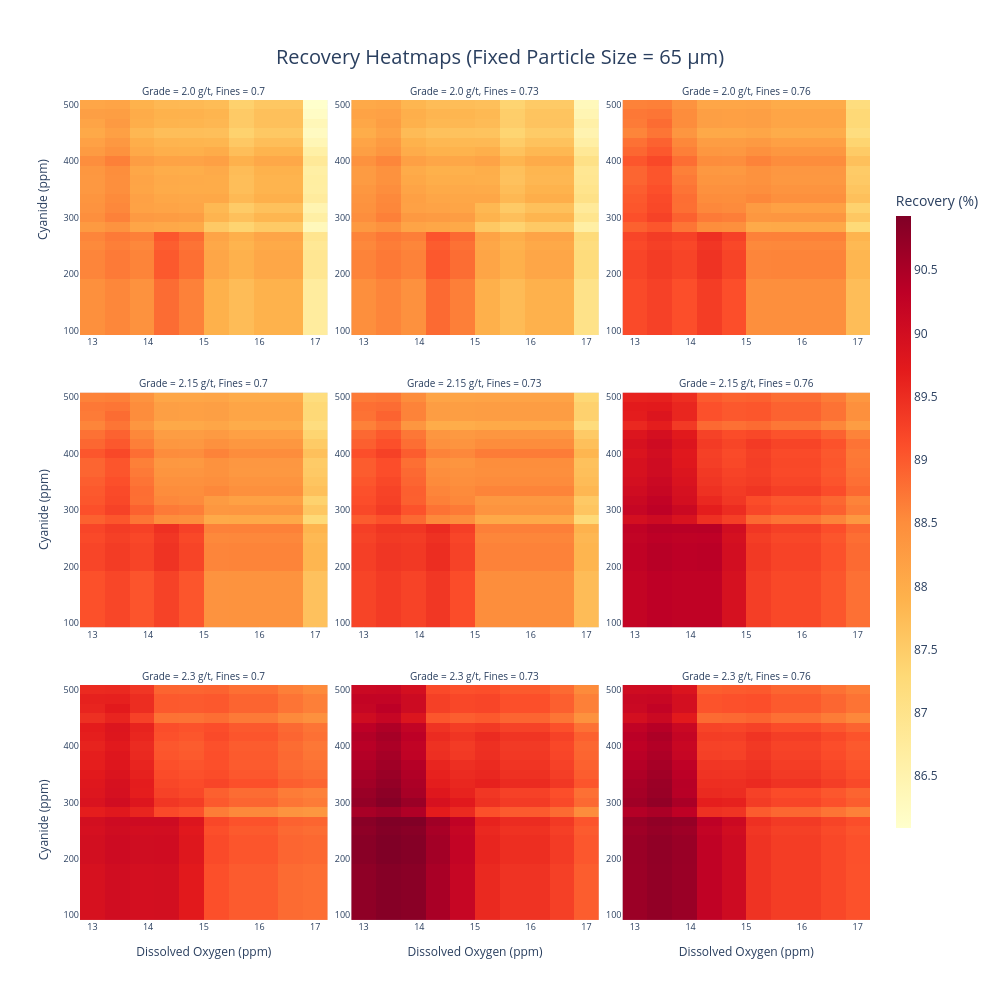
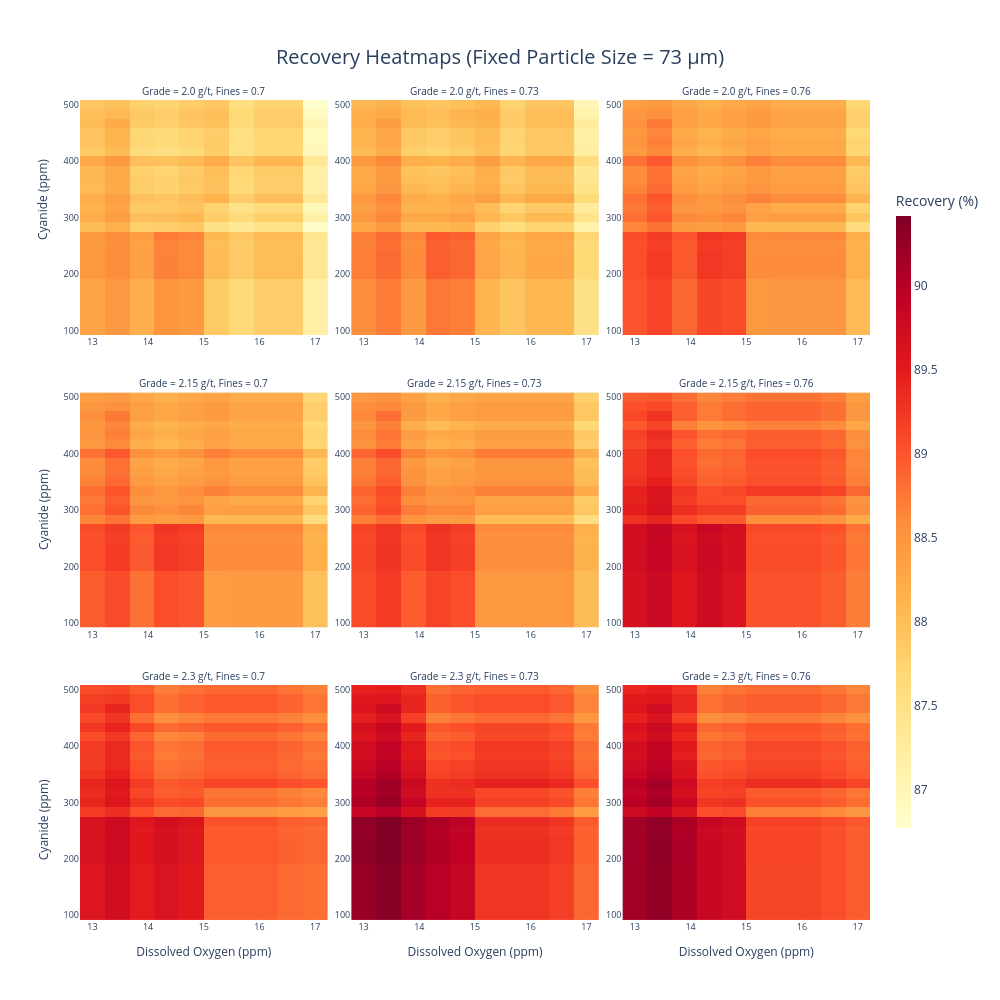
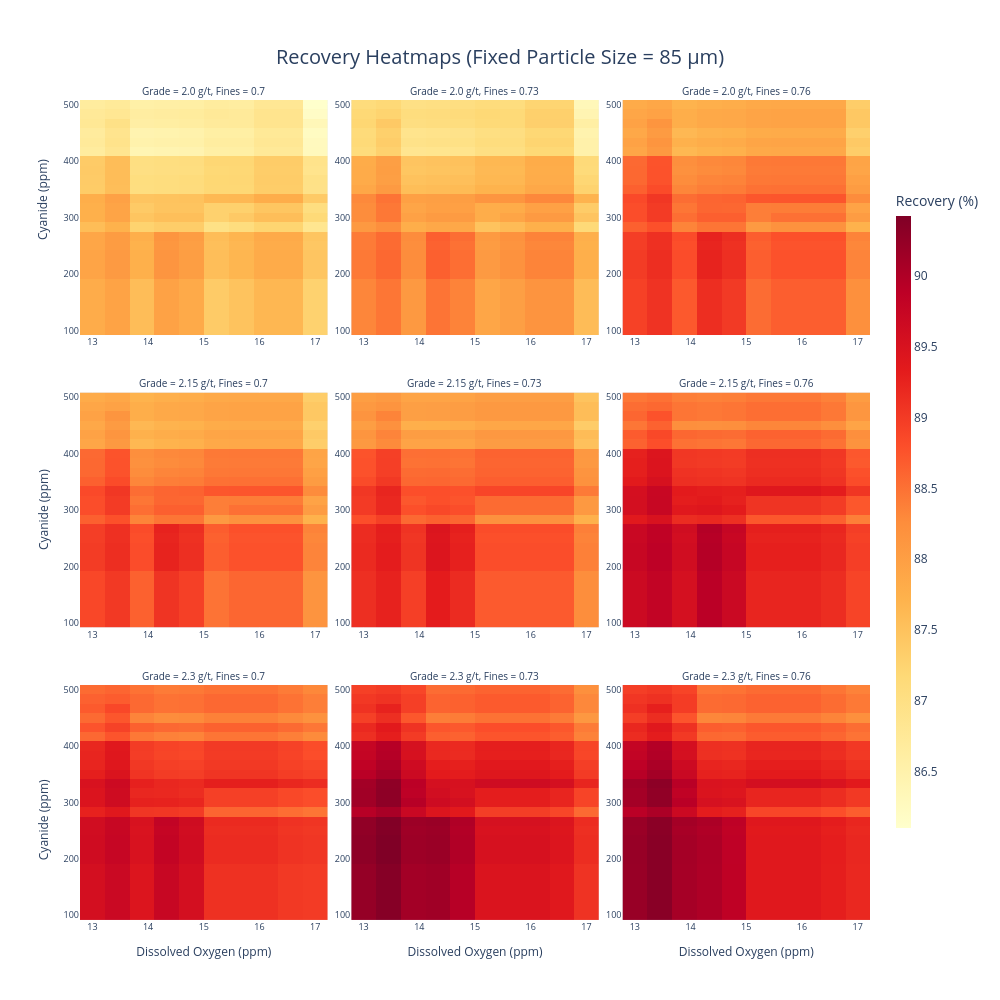

Here is the notebook cell these charts were saved with, in order:
### Code cell
# --- Sweep values ---
grade_values = [2.0, 2.15, 2.3]
fines_values = [0.70, 0.73, 0.76]
particle_size_list = [65, 73, 85]  # 3 fixed sizes

# --- Cyanide and DO ranges ---
cn_range = np.linspace(100, 500, 25)
do_range = np.linspace(13, 17, 10)
cn_grid, do_grid = np.meshgrid(cn_range, do_range)
cn_flat = cn_grid.flatten()
do_flat = do_grid.flatten()

# --- Loop over each particle size and generate one 3x3 grid per size ---
for particle_size_fixed in particle_size_list:

	# Create 3x3 subplot grid
	fig = make_subplots(
		rows=3, cols=3,
		subplot_titles=[
			f"Grade = {grade} g/t, Fines = {fines}" for grade in grade_values for fines in fines_values
		],
		horizontal_spacing=0.03,
		vertical_spacing=0.07
	)

	# Reduce subplot title size
	for annotation in fig['layout']['annotations']:
		annotation['font'] = dict(size=10)

	# Set axis font sizes
	for i in range(1, 10):
		fig['layout'][f'xaxis{i}'].update(title_font=dict(size=10), tickfont=dict(size=9))
		fig['layout'][f'yaxis{i}'].update(title_font=dict(size=10), tickfont=dict(size=9))

	# Add shared Y-axis label on left
	fig.add_annotation(
		text="Cyanide (ppm)",
		xref="paper", yref="paper",
		x=-0.06, y=0.93,
		showarrow=False,
		textangle=-90,
		font=dict(size=12)
	)
	
	# Add shared Y-axis label on left
	fig.add_annotation(
		text="Cyanide (ppm)",
		xref="paper", yref="paper",
		x=-0.06, y=0.5,
		showarrow=False,
		textangle=-90,
		font=dict(size=12)
	)
	
	# Add shared Y-axis label on left
	fig.add_annotation(
		text="Cyanide (ppm)",
		xref="paper", yref="paper",
		x=-0.06, y=0.07,
		showarrow=False,
		textangle=-90,
		font=dict(size=12)
	)

	# Add X-axis titles to bottom row (xaxis7–9)
	for i in range(7, 10):
		fig['layout'][f'xaxis{i}']['title'] = "Dissolved Oxygen (ppm)"

	# Loop over 3×3 combinations of (grade, fines)
	for i, grade in enumerate(grade_values):
		for j, fines in enumerate(fines_values):
			row = i + 1
			col = j + 1
			grade_x_fines = grade * fines

			# Build input DataFrame
			df_grid = pd.DataFrame({
				"Grade_x_Fines": grade_x_fines,
				"Particle_Size": particle_size_fixed,
				"Dissolved_Oxygen": do_flat,
				"CN_Concentration": cn_flat
			})

			df_grid["Predicted_Recovery"] = model.predict(df_grid)

			# Pivot to heatmap matrix
			heatmap_df = df_grid.pivot(index="CN_Concentration",
							  columns="Dissolved_Oxygen", values="Predicted_Recovery")
			heatmap_df = heatmap_df.reindex(index=np.sort(cn_range), columns=np.sort(do_range))

			# Add heatmap to subplot
			fig.add_trace(
				go.Heatmap(
					z=heatmap_df.values,
					x=np.sort(do_range),
					y=np.sort(cn_range),
					coloraxis="coloraxis"
				),
				row=row, col=col
			)

	# Update layout (shared colorbar + reversed Y-axis)
	fig.update_layout(
		title=dict(
			text=f"Recovery Heatmaps (Fixed Particle Size = {particle_size_fixed} µm)",
			font=dict(size=20), x=0.5, y=0.95, xanchor='center', yanchor='top'
		),
		width=1000,
		height=1000,
		coloraxis=dict(
			colorscale="YlOrRd",
			colorbar=dict(
				title="Recovery (%)",
				thickness=15,
				len=0.8,
				y=0.5,
				yanchor='middle',
				x=1.02,
				xanchor='left'
			)
		),
		showlegend=False
	)

	# Set font size for all x and y axis titles and tick labels
	fig.update_layout({
		f"xaxis{i}": dict(title_font=dict(size=12), tickfont=dict(size=9))
		for i in range(1, 10)
	})
	fig.update_layout({
		f"yaxis{i}": dict(title_font=dict(size=12), tickfont=dict(size=9))
		for i in range(1, 10)
	})

	fig.show()

### Figure 1 — Plotly figure (JSON) as saved in the notebook; plotly's stock layout.template omitted (floating-point values rounded to 4 significant figures; data arrays with more than 128 entries replaced by an {"elided": "..."} marker saying what was removed)
{"data": [{"coloraxis": "coloraxis", "type": "heatmap", "x": [13, 13.44, 13.89, 14.33, 14.78, 15.22, 15.67, 16.11, 16.56, 17], "xaxis": "x", "y": [100, 116.7, 133.3, 150, 166.7, 183.3, 200, 216.7, 233.3, 250, 266.7, 283.3, 300, 316.7, 333.3, 350, 366.7, 383.3, 400, 416.7, 433.3, 450, 466.7, 483.3, 500], "yaxis": "y", "z": {"elided": "25x10 float values"}}, {"coloraxis": "coloraxis", "type": "heatmap", "x": [13, 13.44, 13.89, 14.33, 14.78, 15.22, 15.67, 16.11, 16.56, 17], "xaxis": "x2", "y": [100, 116.7, 133.3, 150, 166.7, 183.3, 200, 216.7, 233.3, 250, 266.7, 283.3, 300, 316.7, 333.3, 350, 366.7, 383.3, 400, 416.7, 433.3, 450, 466.7, 483.3, 500], "yaxis": "y2", "z": {"elided": "25x10 float values"}}, {"coloraxis": "coloraxis", "type": "heatmap", "x": [13, 13.44, 13.89, 14.33, 14.78, 15.22, 15.67, 16.11, 16.56, 17], "xaxis": "x3", "y": [100, 116.7, 133.3, 150, 166.7, 183.3, 200, 216.7, 233.3, 250, 266.7, 283.3, 300, 316.7, 333.3, 350, 366.7, 383.3, 400, 416.7, 433.3, 450, 466.7, 483.3, 500], "yaxis": "y3", "z": {"elided": "25x10 float values"}}, {"coloraxis": "coloraxis", "type": "heatmap", "x": [13, 13.44, 13.89, 14.33, 14.78, 15.22, 15.67, 16.11, 16.56, 17], "xaxis": "x4", "y": [100, 116.7, 133.3, 150, 166.7, 183.3, 200, 216.7, 233.3, 250, 266.7, 283.3, 300, 316.7, 333.3, 350, 366.7, 383.3, 400, 416.7, 433.3, 450, 466.7, 483.3, 500], "yaxis": "y4", "z": {"elided": "25x10 float values"}}, {"coloraxis": "coloraxis", "type": "heatmap", "x": [13, 13.44, 13.89, 14.33, 14.78, 15.22, 15.67, 16.11, 16.56, 17], "xaxis": "x5", "y": [100, 116.7, 133.3, 150, 166.7, 183.3, 200, 216.7, 233.3, 250, 266.7, 283.3, 300, 316.7, 333.3, 350, 366.7, 383.3, 400, 416.7, 433.3, 450, 466.7, 483.3, 500], "yaxis": "y5", "z": {"elided": "25x10 float values"}}, {"coloraxis": "coloraxis", "type": "heatmap", "x": [13, 13.44, 13.89, 14.33, 14.78, 15.22, 15.67, 16.11, 16.56, 17], "xaxis": "x6", "y": [100, 116.7, 133.3, 150, 166.7, 183.3, 200, 216.7, 233.3, 250, 266.7, 283.3, 300, 316.7, 333.3, 350, 366.7, 383.3, 400, 416.7, 433.3, 450, 466.7, 483.3, 500], "yaxis": "y6", "z": {"elided": "25x10 float values"}}, {"coloraxis": "coloraxis", "type": "heatmap", "x": [13, 13.44, 13.89, 14.33, 14.78, 15.22, 15.67, 16.11, 16.56, 17], "xaxis": "x7", "y": [100, 116.7, 133.3, 150, 166.7, 183.3, 200, 216.7, 233.3, 250, 266.7, 283.3, 300, 316.7, 333.3, 350, 366.7, 383.3, 400, 416.7, 433.3, 450, 466.7, 483.3, 500], "yaxis": "y7", "z": {"elided": "25x10 float values"}}, {"coloraxis": "coloraxis", "type": "heatmap", "x": [13, 13.44, 13.89, 14.33, 14.78, 15.22, 15.67, 16.11, 16.56, 17], "xaxis": "x8", "y": [100, 116.7, 133.3, 150, 166.7, 183.3, 200, 216.7, 233.3, 250, 266.7, 283.3, 300, 316.7, 333.3, 350, 366.7, 383.3, 400, 416.7, 433.3, 450, 466.7, 483.3, 500], "yaxis": "y8", "z": {"elided": "25x10 float values"}}, {"coloraxis": "coloraxis", "type": "heatmap", "x": [13, 13.44, 13.89, 14.33, 14.78, 15.22, 15.67, 16.11, 16.56, 17], "xaxis": "x9", "y": [100, 116.7, 133.3, 150, 166.7, 183.3, 200, 216.7, 233.3, 250, 266.7, 283.3, 300, 316.7, 333.3, 350, 366.7, 383.3, 400, 416.7, 433.3, 450, 466.7, 483.3, 500], "yaxis": "y9", "z": {"elided": "25x10 float values"}}], "layout": {"annotations": [{"font": {"size": 10}, "showarrow": false, "text": "Grade = 2.0 g/t, Fines = 0.7", "x": 0.1567, "xanchor": "center", "xref": "paper", "y": 1, "yanchor": "bottom", "yref": "paper"}, {"font": {"size": 10}, "showarrow": false, "text": "Grade = 2.0 g/t, Fines = 0.73", "x": 0.5, "xanchor": "center", "xref": "paper", "y": 1, "yanchor": "bottom", "yref": "paper"}, {"font": {"size": 10}, "showarrow": false, "text": "Grade = 2.0 g/t, Fines = 0.76", "x": 0.8433, "xanchor": "center", "xref": "paper", "y": 1, "yanchor": "bottom", "yref": "paper"}, {"font": {"size": 10}, "showarrow": false, "text": "Grade = 2.15 g/t, Fines = 0.7", "x": 0.1567, "xanchor": "center", "xref": "paper", "y": 0.6433, "yanchor": "bottom", "yref": "paper"}, {"font": {"size": 10}, "showarrow": false, "text": "Grade = 2.15 g/t, Fines = 0.73", "x": 0.5, "xanchor": "center", "xref": "paper", "y": 0.6433, "yanchor": "bottom", "yref": "paper"}, {"font": {"size": 10}, "showarrow": false, "text": "Grade = 2.15 g/t, Fines = 0.76", "x": 0.8433, "xanchor": "center", "xref": "paper", "y": 0.6433, "yanchor": "bottom", "yref": "paper"}, {"font": {"size": 10}, "showarrow": false, "text": "Grade = 2.3 g/t, Fines = 0.7", "x": 0.1567, "xanchor": "center", "xref": "paper", "y": 0.2867, "yanchor": "bottom", "yref": "paper"}, {"font": {"size": 10}, "showarrow": false, "text": "Grade = 2.3 g/t, Fines = 0.73", "x": 0.5, "xanchor": "center", "xref": "paper", "y": 0.2867, "yanchor": "bottom", "yref": "paper"}, {"font": {"size": 10}, "showarrow": false, "text": "Grade = 2.3 g/t, Fines = 0.76", "x": 0.8433, "xanchor": "center", "xref": "paper", "y": 0.2867, "yanchor": "bottom", "yref": "paper"}, {"font": {"size": 12}, "showarrow": false, "text": "Cyanide (ppm)", "textangle": -90, "x": -0.06, "xref": "paper", "y": 0.93, "yref": "paper"}, {"font": {"size": 12}, "showarrow": false, "text": "Cyanide (ppm)", "textangle": -90, "x": -0.06, "xref": "paper", "y": 0.5, "yref": "paper"}, {"font": {"size": 12}, "showarrow": false, "text": "Cyanide (ppm)", "textangle": -90, "x": -0.06, "xref": "paper", "y": 0.07, "yref": "paper"}], "coloraxis": {"colorbar": {"len": 0.8, "thickness": 15, "title": {"text": "Recovery (%)"}, "x": 1.02, "xanchor": "left", "y": 0.5, "yanchor": "middle"}, "colorscale": [[0, "rgb(255,255,204)"], [0.125, "rgb(255,237,160)"], [0.25, "rgb(254,217,118)"], [0.375, "rgb(254,178,76)"], [0.5, "rgb(253,141,60)"], [0.625, "rgb(252,78,42)"], [0.75, "rgb(227,26,28)"], [0.875, "rgb(189,0,38)"], [1, "rgb(128,0,38)"]]}, "height": 1000, "showlegend": false, "title": {"font": {"size": 20}, "text": "Recovery Heatmaps (Fixed Particle Size = 65 µm)", "x": 0.5, "xanchor": "center", "y": 0.95, "yanchor": "top"}, "width": 1000, "xaxis": {"anchor": "y", "domain": [0, 0.3133], "tickfont": {"size": 9}, "title": {"font": {"size": 12}}}, "xaxis2": {"anchor": "y2", "domain": [0.3433, 0.6567], "tickfont": {"size": 9}, "title": {"font": {"size": 12}}}, "xaxis3": {"anchor": "y3", "domain": [0.6867, 1.0], "tickfont": {"size": 9}, "title": {"font": {"size": 12}}}, "xaxis4": {"anchor": "y4", "domain": [0, 0.3133], "tickfont": {"size": 9}, "title": {"font": {"size": 12}}}, "xaxis5": {"anchor": "y5", "domain": [0.3433, 0.6567], "tickfont": {"size": 9}, "title": {"font": {"size": 12}}}, "xaxis6": {"anchor": "y6", "domain": [0.6867, 1.0], "tickfont": {"size": 9}, "title": {"font": {"size": 12}}}, "xaxis7": {"anchor": "y7", "domain": [0, 0.3133], "tickfont": {"size": 9}, "title": {"font": {"size": 12}, "text": "Dissolved Oxygen (ppm)"}}, "xaxis8": {"anchor": "y8", "domain": [0.3433, 0.6567], "tickfont": {"size": 9}, "title": {"font": {"size": 12}, "text": "Dissolved Oxygen (ppm)"}}, "xaxis9": {"anchor": "y9", "domain": [0.6867, 1.0], "tickfont": {"size": 9}, "title": {"font": {"size": 12}, "text": "Dissolved Oxygen (ppm)"}}, "yaxis": {"anchor": "x", "domain": [0.7133, 1], "tickfont": {"size": 9}, "title": {"font": {"size": 12}}}, "yaxis2": {"anchor": "x2", "domain": [0.7133, 1], "tickfont": {"size": 9}, "title": {"font": {"size": 12}}}, "yaxis3": {"anchor": "x3", "domain": [0.7133, 1], "tickfont": {"size": 9}, "title": {"font": {"size": 12}}}, "yaxis4": {"anchor": "x4", "domain": [0.3567, 0.6433], "tickfont": {"size": 9}, "title": {"font": {"size": 12}}}, "yaxis5": {"anchor": "x5", "domain": [0.3567, 0.6433], "tickfont": {"size": 9}, "title": {"font": {"size": 12}}}, "yaxis6": {"anchor": "x6", "domain": [0.3567, 0.6433], "tickfont": {"size": 9}, "title": {"font": {"size": 12}}}, "yaxis7": {"anchor": "x7", "domain": [0, 0.2867], "tickfont": {"size": 9}, "title": {"font": {"size": 12}}}, "yaxis8": {"anchor": "x8", "domain": [0, 0.2867], "tickfont": {"size": 9}, "title": {"font": {"size": 12}}}, "yaxis9": {"anchor": "x9", "domain": [0, 0.2867], "tickfont": {"size": 9}, "title": {"font": {"size": 12}}}}}

### Figure 2 — Plotly figure (JSON) as saved in the notebook; plotly's stock layout.template omitted (floating-point values rounded to 4 significant figures; data arrays with more than 128 entries replaced by an {"elided": "..."} marker saying what was removed)
{"data": [{"coloraxis": "coloraxis", "type": "heatmap", "x": [13, 13.44, 13.89, 14.33, 14.78, 15.22, 15.67, 16.11, 16.56, 17], "xaxis": "x", "y": [100, 116.7, 133.3, 150, 166.7, 183.3, 200, 216.7, 233.3, 250, 266.7, 283.3, 300, 316.7, 333.3, 350, 366.7, 383.3, 400, 416.7, 433.3, 450, 466.7, 483.3, 500], "yaxis": "y", "z": {"elided": "25x10 float values"}}, {"coloraxis": "coloraxis", "type": "heatmap", "x": [13, 13.44, 13.89, 14.33, 14.78, 15.22, 15.67, 16.11, 16.56, 17], "xaxis": "x2", "y": [100, 116.7, 133.3, 150, 166.7, 183.3, 200, 216.7, 233.3, 250, 266.7, 283.3, 300, 316.7, 333.3, 350, 366.7, 383.3, 400, 416.7, 433.3, 450, 466.7, 483.3, 500], "yaxis": "y2", "z": {"elided": "25x10 float values"}}, {"coloraxis": "coloraxis", "type": "heatmap", "x": [13, 13.44, 13.89, 14.33, 14.78, 15.22, 15.67, 16.11, 16.56, 17], "xaxis": "x3", "y": [100, 116.7, 133.3, 150, 166.7, 183.3, 200, 216.7, 233.3, 250, 266.7, 283.3, 300, 316.7, 333.3, 350, 366.7, 383.3, 400, 416.7, 433.3, 450, 466.7, 483.3, 500], "yaxis": "y3", "z": {"elided": "25x10 float values"}}, {"coloraxis": "coloraxis", "type": "heatmap", "x": [13, 13.44, 13.89, 14.33, 14.78, 15.22, 15.67, 16.11, 16.56, 17], "xaxis": "x4", "y": [100, 116.7, 133.3, 150, 166.7, 183.3, 200, 216.7, 233.3, 250, 266.7, 283.3, 300, 316.7, 333.3, 350, 366.7, 383.3, 400, 416.7, 433.3, 450, 466.7, 483.3, 500], "yaxis": "y4", "z": {"elided": "25x10 float values"}}, {"coloraxis": "coloraxis", "type": "heatmap", "x": [13, 13.44, 13.89, 14.33, 14.78, 15.22, 15.67, 16.11, 16.56, 17], "xaxis": "x5", "y": [100, 116.7, 133.3, 150, 166.7, 183.3, 200, 216.7, 233.3, 250, 266.7, 283.3, 300, 316.7, 333.3, 350, 366.7, 383.3, 400, 416.7, 433.3, 450, 466.7, 483.3, 500], "yaxis": "y5", "z": {"elided": "25x10 float values"}}, {"coloraxis": "coloraxis", "type": "heatmap", "x": [13, 13.44, 13.89, 14.33, 14.78, 15.22, 15.67, 16.11, 16.56, 17], "xaxis": "x6", "y": [100, 116.7, 133.3, 150, 166.7, 183.3, 200, 216.7, 233.3, 250, 266.7, 283.3, 300, 316.7, 333.3, 350, 366.7, 383.3, 400, 416.7, 433.3, 450, 466.7, 483.3, 500], "yaxis": "y6", "z": {"elided": "25x10 float values"}}, {"coloraxis": "coloraxis", "type": "heatmap", "x": [13, 13.44, 13.89, 14.33, 14.78, 15.22, 15.67, 16.11, 16.56, 17], "xaxis": "x7", "y": [100, 116.7, 133.3, 150, 166.7, 183.3, 200, 216.7, 233.3, 250, 266.7, 283.3, 300, 316.7, 333.3, 350, 366.7, 383.3, 400, 416.7, 433.3, 450, 466.7, 483.3, 500], "yaxis": "y7", "z": {"elided": "25x10 float values"}}, {"coloraxis": "coloraxis", "type": "heatmap", "x": [13, 13.44, 13.89, 14.33, 14.78, 15.22, 15.67, 16.11, 16.56, 17], "xaxis": "x8", "y": [100, 116.7, 133.3, 150, 166.7, 183.3, 200, 216.7, 233.3, 250, 266.7, 283.3, 300, 316.7, 333.3, 350, 366.7, 383.3, 400, 416.7, 433.3, 450, 466.7, 483.3, 500], "yaxis": "y8", "z": {"elided": "25x10 float values"}}, {"coloraxis": "coloraxis", "type": "heatmap", "x": [13, 13.44, 13.89, 14.33, 14.78, 15.22, 15.67, 16.11, 16.56, 17], "xaxis": "x9", "y": [100, 116.7, 133.3, 150, 166.7, 183.3, 200, 216.7, 233.3, 250, 266.7, 283.3, 300, 316.7, 333.3, 350, 366.7, 383.3, 400, 416.7, 433.3, 450, 466.7, 483.3, 500], "yaxis": "y9", "z": {"elided": "25x10 float values"}}], "layout": {"annotations": [{"font": {"size": 10}, "showarrow": false, "text": "Grade = 2.0 g/t, Fines = 0.7", "x": 0.1567, "xanchor": "center", "xref": "paper", "y": 1, "yanchor": "bottom", "yref": "paper"}, {"font": {"size": 10}, "showarrow": false, "text": "Grade = 2.0 g/t, Fines = 0.73", "x": 0.5, "xanchor": "center", "xref": "paper", "y": 1, "yanchor": "bottom", "yref": "paper"}, {"font": {"size": 10}, "showarrow": false, "text": "Grade = 2.0 g/t, Fines = 0.76", "x": 0.8433, "xanchor": "center", "xref": "paper", "y": 1, "yanchor": "bottom", "yref": "paper"}, {"font": {"size": 10}, "showarrow": false, "text": "Grade = 2.15 g/t, Fines = 0.7", "x": 0.1567, "xanchor": "center", "xref": "paper", "y": 0.6433, "yanchor": "bottom", "yref": "paper"}, {"font": {"size": 10}, "showarrow": false, "text": "Grade = 2.15 g/t, Fines = 0.73", "x": 0.5, "xanchor": "center", "xref": "paper", "y": 0.6433, "yanchor": "bottom", "yref": "paper"}, {"font": {"size": 10}, "showarrow": false, "text": "Grade = 2.15 g/t, Fines = 0.76", "x": 0.8433, "xanchor": "center", "xref": "paper", "y": 0.6433, "yanchor": "bottom", "yref": "paper"}, {"font": {"size": 10}, "showarrow": false, "text": "Grade = 2.3 g/t, Fines = 0.7", "x": 0.1567, "xanchor": "center", "xref": "paper", "y": 0.2867, "yanchor": "bottom", "yref": "paper"}, {"font": {"size": 10}, "showarrow": false, "text": "Grade = 2.3 g/t, Fines = 0.73", "x": 0.5, "xanchor": "center", "xref": "paper", "y": 0.2867, "yanchor": "bottom", "yref": "paper"}, {"font": {"size": 10}, "showarrow": false, "text": "Grade = 2.3 g/t, Fines = 0.76", "x": 0.8433, "xanchor": "center", "xref": "paper", "y": 0.2867, "yanchor": "bottom", "yref": "paper"}, {"font": {"size": 12}, "showarrow": false, "text": "Cyanide (ppm)", "textangle": -90, "x": -0.06, "xref": "paper", "y": 0.93, "yref": "paper"}, {"font": {"size": 12}, "showarrow": false, "text": "Cyanide (ppm)", "textangle": -90, "x": -0.06, "xref": "paper", "y": 0.5, "yref": "paper"}, {"font": {"size": 12}, "showarrow": false, "text": "Cyanide (ppm)", "textangle": -90, "x": -0.06, "xref": "paper", "y": 0.07, "yref": "paper"}], "coloraxis": {"colorbar": {"len": 0.8, "thickness": 15, "title": {"text": "Recovery (%)"}, "x": 1.02, "xanchor": "left", "y": 0.5, "yanchor": "middle"}, "colorscale": [[0, "rgb(255,255,204)"], [0.125, "rgb(255,237,160)"], [0.25, "rgb(254,217,118)"], [0.375, "rgb(254,178,76)"], [0.5, "rgb(253,141,60)"], [0.625, "rgb(252,78,42)"], [0.75, "rgb(227,26,28)"], [0.875, "rgb(189,0,38)"], [1, "rgb(128,0,38)"]]}, "height": 1000, "showlegend": false, "title": {"font": {"size": 20}, "text": "Recovery Heatmaps (Fixed Particle Size = 73 µm)", "x": 0.5, "xanchor": "center", "y": 0.95, "yanchor": "top"}, "width": 1000, "xaxis": {"anchor": "y", "domain": [0, 0.3133], "tickfont": {"size": 9}, "title": {"font": {"size": 12}}}, "xaxis2": {"anchor": "y2", "domain": [0.3433, 0.6567], "tickfont": {"size": 9}, "title": {"font": {"size": 12}}}, "xaxis3": {"anchor": "y3", "domain": [0.6867, 1.0], "tickfont": {"size": 9}, "title": {"font": {"size": 12}}}, "xaxis4": {"anchor": "y4", "domain": [0, 0.3133], "tickfont": {"size": 9}, "title": {"font": {"size": 12}}}, "xaxis5": {"anchor": "y5", "domain": [0.3433, 0.6567], "tickfont": {"size": 9}, "title": {"font": {"size": 12}}}, "xaxis6": {"anchor": "y6", "domain": [0.6867, 1.0], "tickfont": {"size": 9}, "title": {"font": {"size": 12}}}, "xaxis7": {"anchor": "y7", "domain": [0, 0.3133], "tickfont": {"size": 9}, "title": {"font": {"size": 12}, "text": "Dissolved Oxygen (ppm)"}}, "xaxis8": {"anchor": "y8", "domain": [0.3433, 0.6567], "tickfont": {"size": 9}, "title": {"font": {"size": 12}, "text": "Dissolved Oxygen (ppm)"}}, "xaxis9": {"anchor": "y9", "domain": [0.6867, 1.0], "tickfont": {"size": 9}, "title": {"font": {"size": 12}, "text": "Dissolved Oxygen (ppm)"}}, "yaxis": {"anchor": "x", "domain": [0.7133, 1], "tickfont": {"size": 9}, "title": {"font": {"size": 12}}}, "yaxis2": {"anchor": "x2", "domain": [0.7133, 1], "tickfont": {"size": 9}, "title": {"font": {"size": 12}}}, "yaxis3": {"anchor": "x3", "domain": [0.7133, 1], "tickfont": {"size": 9}, "title": {"font": {"size": 12}}}, "yaxis4": {"anchor": "x4", "domain": [0.3567, 0.6433], "tickfont": {"size": 9}, "title": {"font": {"size": 12}}}, "yaxis5": {"anchor": "x5", "domain": [0.3567, 0.6433], "tickfont": {"size": 9}, "title": {"font": {"size": 12}}}, "yaxis6": {"anchor": "x6", "domain": [0.3567, 0.6433], "tickfont": {"size": 9}, "title": {"font": {"size": 12}}}, "yaxis7": {"anchor": "x7", "domain": [0, 0.2867], "tickfont": {"size": 9}, "title": {"font": {"size": 12}}}, "yaxis8": {"anchor": "x8", "domain": [0, 0.2867], "tickfont": {"size": 9}, "title": {"font": {"size": 12}}}, "yaxis9": {"anchor": "x9", "domain": [0, 0.2867], "tickfont": {"size": 9}, "title": {"font": {"size": 12}}}}}

### Figure 3 — Plotly figure (JSON) as saved in the notebook; plotly's stock layout.template omitted (floating-point values rounded to 4 significant figures; data arrays with more than 128 entries replaced by an {"elided": "..."} marker saying what was removed)
{"data": [{"coloraxis": "coloraxis", "type": "heatmap", "x": [13, 13.44, 13.89, 14.33, 14.78, 15.22, 15.67, 16.11, 16.56, 17], "xaxis": "x", "y": [100, 116.7, 133.3, 150, 166.7, 183.3, 200, 216.7, 233.3, 250, 266.7, 283.3, 300, 316.7, 333.3, 350, 366.7, 383.3, 400, 416.7, 433.3, 450, 466.7, 483.3, 500], "yaxis": "y", "z": {"elided": "25x10 float values"}}, {"coloraxis": "coloraxis", "type": "heatmap", "x": [13, 13.44, 13.89, 14.33, 14.78, 15.22, 15.67, 16.11, 16.56, 17], "xaxis": "x2", "y": [100, 116.7, 133.3, 150, 166.7, 183.3, 200, 216.7, 233.3, 250, 266.7, 283.3, 300, 316.7, 333.3, 350, 366.7, 383.3, 400, 416.7, 433.3, 450, 466.7, 483.3, 500], "yaxis": "y2", "z": {"elided": "25x10 float values"}}, {"coloraxis": "coloraxis", "type": "heatmap", "x": [13, 13.44, 13.89, 14.33, 14.78, 15.22, 15.67, 16.11, 16.56, 17], "xaxis": "x3", "y": [100, 116.7, 133.3, 150, 166.7, 183.3, 200, 216.7, 233.3, 250, 266.7, 283.3, 300, 316.7, 333.3, 350, 366.7, 383.3, 400, 416.7, 433.3, 450, 466.7, 483.3, 500], "yaxis": "y3", "z": {"elided": "25x10 float values"}}, {"coloraxis": "coloraxis", "type": "heatmap", "x": [13, 13.44, 13.89, 14.33, 14.78, 15.22, 15.67, 16.11, 16.56, 17], "xaxis": "x4", "y": [100, 116.7, 133.3, 150, 166.7, 183.3, 200, 216.7, 233.3, 250, 266.7, 283.3, 300, 316.7, 333.3, 350, 366.7, 383.3, 400, 416.7, 433.3, 450, 466.7, 483.3, 500], "yaxis": "y4", "z": {"elided": "25x10 float values"}}, {"coloraxis": "coloraxis", "type": "heatmap", "x": [13, 13.44, 13.89, 14.33, 14.78, 15.22, 15.67, 16.11, 16.56, 17], "xaxis": "x5", "y": [100, 116.7, 133.3, 150, 166.7, 183.3, 200, 216.7, 233.3, 250, 266.7, 283.3, 300, 316.7, 333.3, 350, 366.7, 383.3, 400, 416.7, 433.3, 450, 466.7, 483.3, 500], "yaxis": "y5", "z": {"elided": "25x10 float values"}}, {"coloraxis": "coloraxis", "type": "heatmap", "x": [13, 13.44, 13.89, 14.33, 14.78, 15.22, 15.67, 16.11, 16.56, 17], "xaxis": "x6", "y": [100, 116.7, 133.3, 150, 166.7, 183.3, 200, 216.7, 233.3, 250, 266.7, 283.3, 300, 316.7, 333.3, 350, 366.7, 383.3, 400, 416.7, 433.3, 450, 466.7, 483.3, 500], "yaxis": "y6", "z": {"elided": "25x10 float values"}}, {"coloraxis": "coloraxis", "type": "heatmap", "x": [13, 13.44, 13.89, 14.33, 14.78, 15.22, 15.67, 16.11, 16.56, 17], "xaxis": "x7", "y": [100, 116.7, 133.3, 150, 166.7, 183.3, 200, 216.7, 233.3, 250, 266.7, 283.3, 300, 316.7, 333.3, 350, 366.7, 383.3, 400, 416.7, 433.3, 450, 466.7, 483.3, 500], "yaxis": "y7", "z": {"elided": "25x10 float values"}}, {"coloraxis": "coloraxis", "type": "heatmap", "x": [13, 13.44, 13.89, 14.33, 14.78, 15.22, 15.67, 16.11, 16.56, 17], "xaxis": "x8", "y": [100, 116.7, 133.3, 150, 166.7, 183.3, 200, 216.7, 233.3, 250, 266.7, 283.3, 300, 316.7, 333.3, 350, 366.7, 383.3, 400, 416.7, 433.3, 450, 466.7, 483.3, 500], "yaxis": "y8", "z": {"elided": "25x10 float values"}}, {"coloraxis": "coloraxis", "type": "heatmap", "x": [13, 13.44, 13.89, 14.33, 14.78, 15.22, 15.67, 16.11, 16.56, 17], "xaxis": "x9", "y": [100, 116.7, 133.3, 150, 166.7, 183.3, 200, 216.7, 233.3, 250, 266.7, 283.3, 300, 316.7, 333.3, 350, 366.7, 383.3, 400, 416.7, 433.3, 450, 466.7, 483.3, 500], "yaxis": "y9", "z": {"elided": "25x10 float values"}}], "layout": {"annotations": [{"font": {"size": 10}, "showarrow": false, "text": "Grade = 2.0 g/t, Fines = 0.7", "x": 0.1567, "xanchor": "center", "xref": "paper", "y": 1, "yanchor": "bottom", "yref": "paper"}, {"font": {"size": 10}, "showarrow": false, "text": "Grade = 2.0 g/t, Fines = 0.73", "x": 0.5, "xanchor": "center", "xref": "paper", "y": 1, "yanchor": "bottom", "yref": "paper"}, {"font": {"size": 10}, "showarrow": false, "text": "Grade = 2.0 g/t, Fines = 0.76", "x": 0.8433, "xanchor": "center", "xref": "paper", "y": 1, "yanchor": "bottom", "yref": "paper"}, {"font": {"size": 10}, "showarrow": false, "text": "Grade = 2.15 g/t, Fines = 0.7", "x": 0.1567, "xanchor": "center", "xref": "paper", "y": 0.6433, "yanchor": "bottom", "yref": "paper"}, {"font": {"size": 10}, "showarrow": false, "text": "Grade = 2.15 g/t, Fines = 0.73", "x": 0.5, "xanchor": "center", "xref": "paper", "y": 0.6433, "yanchor": "bottom", "yref": "paper"}, {"font": {"size": 10}, "showarrow": false, "text": "Grade = 2.15 g/t, Fines = 0.76", "x": 0.8433, "xanchor": "center", "xref": "paper", "y": 0.6433, "yanchor": "bottom", "yref": "paper"}, {"font": {"size": 10}, "showarrow": false, "text": "Grade = 2.3 g/t, Fines = 0.7", "x": 0.1567, "xanchor": "center", "xref": "paper", "y": 0.2867, "yanchor": "bottom", "yref": "paper"}, {"font": {"size": 10}, "showarrow": false, "text": "Grade = 2.3 g/t, Fines = 0.73", "x": 0.5, "xanchor": "center", "xref": "paper", "y": 0.2867, "yanchor": "bottom", "yref": "paper"}, {"font": {"size": 10}, "showarrow": false, "text": "Grade = 2.3 g/t, Fines = 0.76", "x": 0.8433, "xanchor": "center", "xref": "paper", "y": 0.2867, "yanchor": "bottom", "yref": "paper"}, {"font": {"size": 12}, "showarrow": false, "text": "Cyanide (ppm)", "textangle": -90, "x": -0.06, "xref": "paper", "y": 0.93, "yref": "paper"}, {"font": {"size": 12}, "showarrow": false, "text": "Cyanide (ppm)", "textangle": -90, "x": -0.06, "xref": "paper", "y": 0.5, "yref": "paper"}, {"font": {"size": 12}, "showarrow": false, "text": "Cyanide (ppm)", "textangle": -90, "x": -0.06, "xref": "paper", "y": 0.07, "yref": "paper"}], "coloraxis": {"colorbar": {"len": 0.8, "thickness": 15, "title": {"text": "Recovery (%)"}, "x": 1.02, "xanchor": "left", "y": 0.5, "yanchor": "middle"}, "colorscale": [[0, "rgb(255,255,204)"], [0.125, "rgb(255,237,160)"], [0.25, "rgb(254,217,118)"], [0.375, "rgb(254,178,76)"], [0.5, "rgb(253,141,60)"], [0.625, "rgb(252,78,42)"], [0.75, "rgb(227,26,28)"], [0.875, "rgb(189,0,38)"], [1, "rgb(128,0,38)"]]}, "height": 1000, "showlegend": false, "title": {"font": {"size": 20}, "text": "Recovery Heatmaps (Fixed Particle Size = 85 µm)", "x": 0.5, "xanchor": "center", "y": 0.95, "yanchor": "top"}, "width": 1000, "xaxis": {"anchor": "y", "domain": [0, 0.3133], "tickfont": {"size": 9}, "title": {"font": {"size": 12}}}, "xaxis2": {"anchor": "y2", "domain": [0.3433, 0.6567], "tickfont": {"size": 9}, "title": {"font": {"size": 12}}}, "xaxis3": {"anchor": "y3", "domain": [0.6867, 1.0], "tickfont": {"size": 9}, "title": {"font": {"size": 12}}}, "xaxis4": {"anchor": "y4", "domain": [0, 0.3133], "tickfont": {"size": 9}, "title": {"font": {"size": 12}}}, "xaxis5": {"anchor": "y5", "domain": [0.3433, 0.6567], "tickfont": {"size": 9}, "title": {"font": {"size": 12}}}, "xaxis6": {"anchor": "y6", "domain": [0.6867, 1.0], "tickfont": {"size": 9}, "title": {"font": {"size": 12}}}, "xaxis7": {"anchor": "y7", "domain": [0, 0.3133], "tickfont": {"size": 9}, "title": {"font": {"size": 12}, "text": "Dissolved Oxygen (ppm)"}}, "xaxis8": {"anchor": "y8", "domain": [0.3433, 0.6567], "tickfont": {"size": 9}, "title": {"font": {"size": 12}, "text": "Dissolved Oxygen (ppm)"}}, "xaxis9": {"anchor": "y9", "domain": [0.6867, 1.0], "tickfont": {"size": 9}, "title": {"font": {"size": 12}, "text": "Dissolved Oxygen (ppm)"}}, "yaxis": {"anchor": "x", "domain": [0.7133, 1], "tickfont": {"size": 9}, "title": {"font": {"size": 12}}}, "yaxis2": {"anchor": "x2", "domain": [0.7133, 1], "tickfont": {"size": 9}, "title": {"font": {"size": 12}}}, "yaxis3": {"anchor": "x3", "domain": [0.7133, 1], "tickfont": {"size": 9}, "title": {"font": {"size": 12}}}, "yaxis4": {"anchor": "x4", "domain": [0.3567, 0.6433], "tickfont": {"size": 9}, "title": {"font": {"size": 12}}}, "yaxis5": {"anchor": "x5", "domain": [0.3567, 0.6433], "tickfont": {"size": 9}, "title": {"font": {"size": 12}}}, "yaxis6": {"anchor": "x6", "domain": [0.3567, 0.6433], "tickfont": {"size": 9}, "title": {"font": {"size": 12}}}, "yaxis7": {"anchor": "x7", "domain": [0, 0.2867], "tickfont": {"size": 9}, "title": {"font": {"size": 12}}}, "yaxis8": {"anchor": "x8", "domain": [0, 0.2867], "tickfont": {"size": 9}, "title": {"font": {"size": 12}}}, "yaxis9": {"anchor": "x9", "domain": [0, 0.2867], "tickfont": {"size": 9}, "title": {"font": {"size": 12}}}}}
